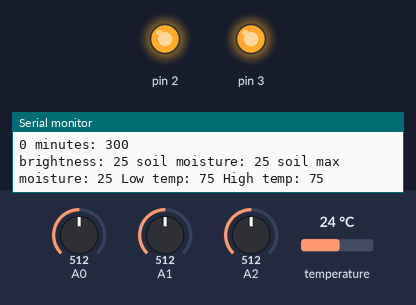
Bench run of a sketch on a simulated Arduino Uno, built with avr-gcc and run on an emulated ATmega328P. On the bench: output pins drawn as LEDs (lit = HIGH), the last lines printed to the serial monitor. The inputs (shaded band) are chosen by the test bench; at power-on: A0 = 512, A1 = 512, A2 = 512, temperature 24 °C.

Above: at 0.1 s.
At 60.2 s:
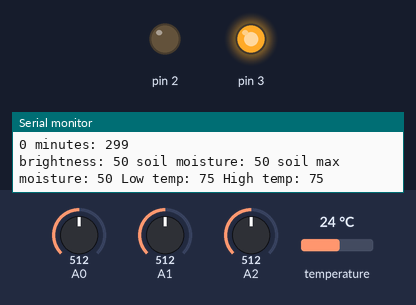
Timing chart, 0 to 61.7 s (numbered marks = the images above):
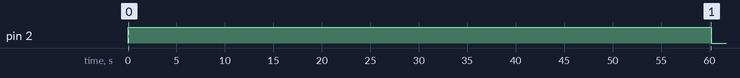

The sketch:

autogardenv3.ino
```cpp
#include <Wire.h>
#include <SFE_BMP180.h>
#include <EEPROM.h>

SFE_BMP180 pressure;

const int dawn = 50;
const int sun = 251;
const int light_time = 840;
const int night_time = 300;
const int added_time = 14;
const long int bright_check = 20000;
const long int one_sec = 1000;
const long int one_min = 60000;
const long int nine_min = one_min * 9;
const long int rest_of_min = one_min - bright_check - (one_sec*4);

int daycount,b1,b2,b3,b4,b5,brightness = 0;
int moisture,m1,m2,m3,m4,m5 = 0;
int maxmoisture = 0;
int light_test = 0;
boolean dayflag = false;  // flag for day and night
int power = 0;
int temp;
int temphi = 0;
int templow = 255;
int addr = 0;
int mins = night_time;

void setup() {
  Serial.begin(9600); // open serial port, set the baud rate as 9600 bps
  pinMode(2, OUTPUT);
  pinMode(3, OUTPUT);
  digitalWrite(2,HIGH);
  digitalWrite(3,HIGH);
  if (pressure.begin())
    Serial.println("BMP180 init success");
  else
  {
    // Oops, something went wrong, this is usually a connection problem,
    // see the comments at the top of this sketch for the proper connections.
    Serial.println("BMP180 init fail\n\n");
  }
}


//*****************************************************************************************************************************

void loop() {

  char status;
  double T,P,p0,a;
  Serial.println();
  status = pressure.startTemperature();
  if (status != 0)
  {
    // Wait for the measurement to complete:
    delay(status);

    // Retrieve the completed temperature measurement:
    // Note that the measurement is stored in the variable T.
    // Function returns 1 if successful, 0 if failure.

    status = pressure.getTemperature(T);
    if (status != 0)
    {
      // Print out the measurement:
      temp = (int)((9.0/5.0)*T + 32.5);
      Serial.print("temperature: ");
      Serial.print((9.0/5.0)*T+32.0,2);
      Serial.println(" deg F");
    }
  }
  b5 = b4;
  b4 = b3;
  b3 = b2;
  b2 = b1;
  b1 = 255 - (analogRead(0)/4);
  brightness = (b1+b2+b3+b4+b5)/5; //utilize a rolling average of light readings
  power = 255 - analogRead(1)/4;
  m5 = m4;
  m4 = m3;
  m3 = m2;
  m2 = m1;
  m1 = 255 - (analogRead(2)/4);
  moisture = (m1+m2+m3+m4+m5)/5;  //utilize a rolling average of moisture readings
  if (temp < templow) {templow = temp;}
  if (temp > temphi) {temphi = temp;}
  if (moisture > maxmoisture) {maxmoisture = moisture;}
  Serial.print(dayflag);
  Serial.print(" minutes: ");
  Serial.println(mins);
  Serial.print("brightness: ");
  Serial.print(brightness); //print values to serial port
  Serial.print(" soil moisture: ");
  Serial.print(moisture);
  Serial.print(" soil max moisture: ");
  Serial.print(maxmoisture);
  Serial.print(" Low temp: ");
  Serial.print(templow);
  Serial.print(" High temp: ");
  Serial.println(temphi);

  if (dayflag == false)  //if it's night time
  {
    if (brightness >= dawn) //and brightness is higher than dawn
    {
      dayflag = true; //set the system to day
      addr = addr + 4; //increment the memory pointer to the next record
      if (addr == 1024) {addr = 0;} //if the memory is full, move the pointer back to 0 and start over
      daycount++; //increment the day
      mins = light_time; //reset the minute counter
      temphi = 0; //reset the high temp
      templow = 255; //reset the low temp
      digitalWrite(2,LOW); //turn on the lights
      Serial.println("*daytime*");
    }
  }
  else //it's daytime
  {
    if (brightness < sun)
    {
      digitalWrite(2,LOW);  //turn on the lights
      Serial.println("*lights on*");
    }
    else  //we're in the shade
    {
      digitalWrite(2,HIGH); //turn the lights off
      Serial.println("*lights off*");
    }
  }
//  Serial.println("*passed day/night*");
  if (mins <= 0) //if the timer expires, test the ambient light to see if it's dark out
  {
    digitalWrite(2,HIGH); //turn the lights off
    Serial.println("*lights off*");
    delay(bright_check); //wait 20 seconds
    light_test = 0;
    light_test = light_test + 255 - (analogRead(0)/4);  //read the ambient light
    delay(one_sec);
    light_test = light_test + 255 - (analogRead(0)/4);  //read the ambient light
    delay(one_sec);
    light_test = light_test + 255 - (analogRead(0)/4);  //read the ambient light
    delay(one_sec);
    light_test = light_test + 255 - (analogRead(0)/4);  //read the ambient light
    delay(one_sec);
    light_test = light_test + 255 - (analogRead(0)/4);  //read the ambient light
    light_test = light_test / 5;  //take an averaged  light reading
    Serial.print(" current brightness: ");
    Serial.println(light_test);
    if (light_test > dawn)  //if it's not totally dark
    {
      digitalWrite(2,LOW); //turn the lights on
      mins = mins + added_time; //add time
      Serial.println("*added time*"); //notify condition via serial
      delay(rest_of_min);
    }
    else //it's dark out
    {
      dayflag = false; //set the system to night
      digitalWrite(2,HIGH); //turn off the lights and water
      digitalWrite(3,HIGH);
      EEPROM.write(addr,daycount);  //write the day of the month in EEPROM
      EEPROM.write(addr+1,temphi); //write the high temp of the day
      EEPROM.write(addr+2,templow); //write the low temp of the day
      EEPROM.write(addr+3,maxmoisture); //write the moisture of the day
      Serial.println("*nighttime*");
      mins = night_time;
      delay(nine_min);  //delay 9 min
    }
  }
  delay(one_min); //delay 1 min
  mins = mins - 1; //decrement the timer
}
```

Measured:
- by itself, pin 2: HIGH → LOW at 60.2 s
